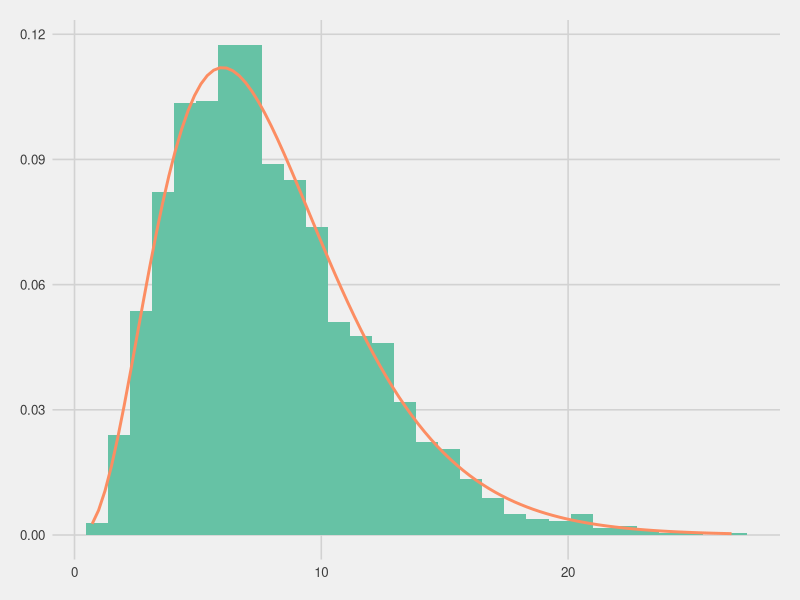
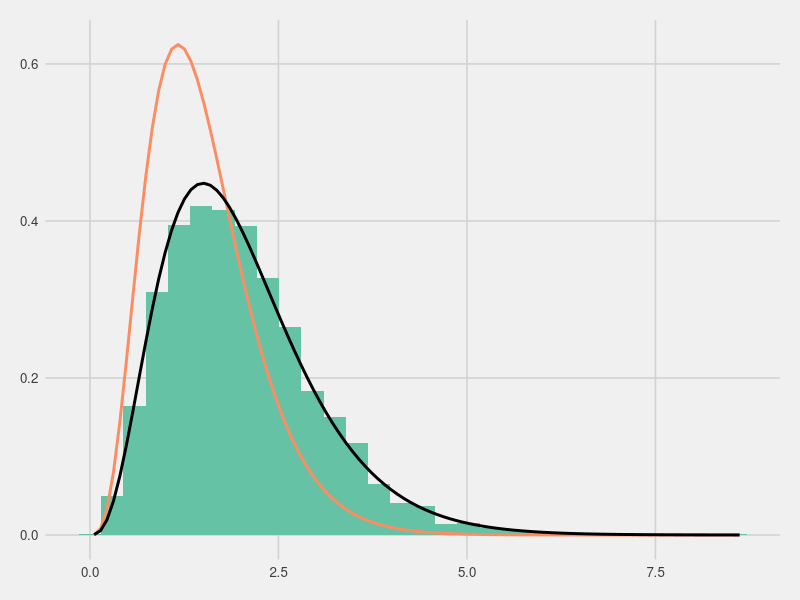
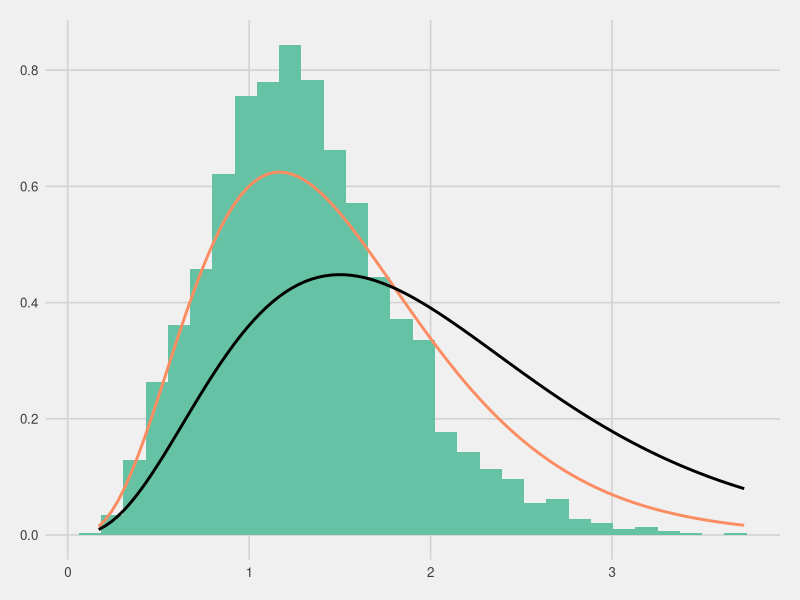

Generate these figures, in order, with R: (Note: this script raises an error after producing the figures.)
#Monte Carlo Inference
#Lab 2 - Simulation

packages <- c("ggplot2", "ggthemes", "dplyr", "RColorBrewer")
lapply(packages, library, character.only = TRUE)
cols <- brewer.pal(4, "Set2")

# Inverted exponential distribution
inv.exp <- function(n, lambda){
  
  u <- runif(n)
  x <- -log(1-u)/lambda
  return(x)
}

# Sampling from the Gamma distn
# In this case k must be an integer to simplifiy
# the distn down to the sum of exponential distns

inv.gamma.int <- function(n, k, lambda) {
  
  x <- matrix(inv.exp(n*k, lambda), ncol= k)
  apply(x, 1, sum)
  
}

y <- inv.gamma.int(2000, 4, 0.5)
df <- data.frame(y)

ggplot(df, aes(x = y)) + 
  geom_histogram(aes(y =..density..), fill = cols[1]) + 
  stat_function(fun = dgamma, size = 1, args = list(rate = 0.5, shape = 4), color = cols[2]) +
  xlab("Sample Value") + ylab("Density") +
  theme_fivethirtyeight()

ks.test(y, "pgamma", rate = 0.5, shape = 4)

# Rejection Sampling of gamma distn

rejectionSampling <- function(n, k, l, m){
  
  x <- inv.gamma.int(n, floor(k), l-1)
  y <- runif(n, 0, 1)
  
  acc <- ifelse((x*y) <= m*dgamma(x, shape = k, rate = l), TRUE, FALSE)
  
  res <- data.frame(Samples = (x), Accepted = acc)
  return(res)
}
  
res <- rejectionSampling(5000, 4.5, 3, 1.95)

#Plot of all samples, including rejected ones
ggplot(res, aes(x = Samples)) + 
  geom_histogram(aes(y =..density..), fill = cols[1]) + 
  stat_function(fun = dgamma, size = 1, args = list(shape = 4.5, rate = 3), color = cols[2]) +
  stat_function(fun = dgamma, size = 1, args = list(shape = 4, rate = 2)) +
  xlab("Sample Value") + ylab("Density") +
  theme_fivethirtyeight()

#Filter sample for accecpted only
res <- filter(res, Accepted == TRUE)

#Plot accepted samples only
ggplot(res, aes(x = Samples)) + 
  geom_histogram(aes(y =..density..), fill = cols[1]) + 
  stat_function(fun = dgamma, size = 1, args = list(shape = 4.5, rate = 3), color = cols[2]) +
  stat_function(fun = dgamma, size = 1, args = list(shape = 4, rate = 2)) +
  xlab("Sample Value") + ylab("Density") +
  theme_fivethirtyeight()

ks.test(res$x, "pgamma", rate = 3, shape = 4.5)